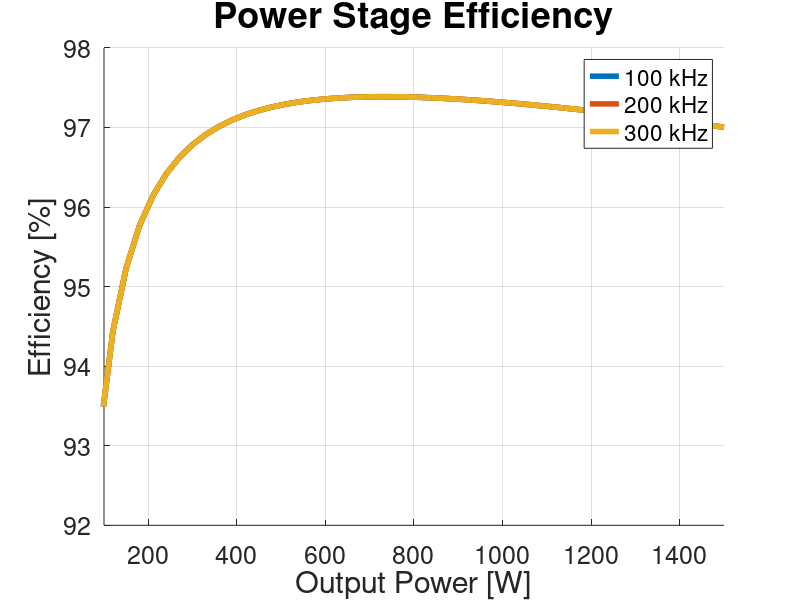
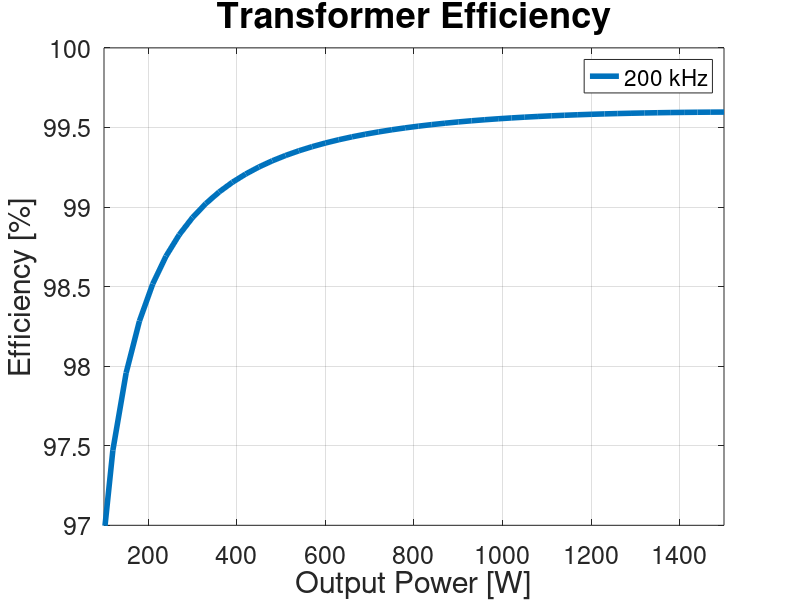

Here is the MATLAB script that generated these plots, in order:
%% Total Power Stage Power Losses Across All Output Powers
clear, close all, clc;

f_array = [200e3, 200e3, 200e3];
vo_array = [60, 60, 60];
vi_array = [130, 130, 130];


for s = 1:1:length(f_array)
%% Converter properties
fs = f_array(s); % [Hz]
Ts = 1/fs; % [s]
Vin = vi_array(s); % [V]
Vout = vo_array(s); % [V]
Iout = 25; % [A]
n_trafo = 0.5;

% For changing both output voltage and current
%D = 0.01:0.01:0.49;
%Rout = Vout/Iout; % [Ohm]
%Vout = 2*Vin*n_trafo*D; % [V]
%Iout = Vout./Rout; % [A]

% For changing only output current
D = Vout/(2*Vin*n_trafo);
Iout = 0.5:0.5:25;
Rout = Vout./Iout;

% For trafo
D_L = 2.*D;
fs_L = 2.*fs;

%% Transformer core properties
mu_0 = 1.25663706*10^-6;
mu_r_fe = 1690;
Ae = 178 * 10^-6; % [m]
le = 97 * 10^-3; % [m]
Ve = 17300 * 10^-9; % [m]

% Steinmetz
Kc = 0.009498;
alpha = 1.424;
beta = 2.383;
Ki = Kc/(2^(beta-1)*pi^(alpha-1)*(1.1044+6.8244/(alpha+1.354)));

w_foil_p = 18*10^-3; % [m]
t_foil_p = 0.15*10^-3; % [m]
w_foil_s = w_foil_p; % [m]
t_foil_s = 0.3*10^-3; % [m]
t_kapton = 0.055*10^-3; % [m]


%% Inductor core properties
% EPCOS TDK, E32/16/9, N87
% approx. 1mm airgap
AL = 145e-9;
Ae_l = 83e-6;
Ve_l = 6140e-9;
%h_window = (22.7e-3 - 9.5e-3)/2;
h_window = 6e-3;
la = 11.6e-3; 
lb = 11.6e-3;
w_bobbin = 21.9e-3-2*0.9e-3;
w = 18e-3; % foil width

%% Physical properties
T = 70; % [C]
mu_r_cu = 0.999994;
rho_cu = 1.68*10^-8*(1+0.003862*(T-20)); % [Ohm/m]

% Penetration depth
delta_w = sqrt(rho_cu/(pi*fs*mu_0*mu_r_cu)); % [m]


%% Inductor parameters
% Currents
IL_avg = Iout;
pIL = 0.2;
dIL = IL_avg*pIL;

% Capacitor capacitance
dQ = 0.5 .* dIL/2 .* 0.5.*Ts./2;
pVo = 0.01;
dVo = Vout.*pVo;
Co = dQ./dVo;

% Capacitor max ESR
ESR_max = dVo./dIL;


%%%%%%%%%%%%%%%%%%%%% Parameters %%%%%%%%%%%%%%%%%%%%%
N = 6;
L = 4.5e-6; % Measured

% Calculating currents again based on actual L
dIL = (Vin.*n_trafo-Vout)./L.*D_L.*1./(fs_L);   % new dIL
IL_rms = sqrt(IL_avg.^2 + ((dIL./2)/sqrt(3)).^2);
IC_rms = 1/sqrt(3).*dIL./2;
m = 1:N;

h_tape = 0.055e-3*2;
h = 0.4e-3;
h_free_window = h_window - (N*h+N*h_tape);
l_creepage = h_free_window + (w_bobbin - w);

%%%%%%%%%%%%%%%%%%%%% R_DC & P_DC %%%%%%%%%%%%%%%%%%%%%
for i = 1:length(h)
    k = 0;
    for j = 1:length(m)
        lw(i,j) = la*2+lb*2 + k*8*(h+h_tape);
        k = k+1;
    end
end
rho = 1.68 * 10^(-8);
A = w*h;

R_DCj = rho*lw./A;
for i = 1:length(h)
    R_DC(i,1) = sum(R_DCj(i,:));
end

P_DC = R_DC.*IL_avg.^2;

%%%%%%%%%%%%%%%%%%%%% R_AC & P_AC %%%%%%%%%%%%%%%%%%%%%
T = 50; % degrees C
rho_w = 1.68e-8*(1+0.003862*(T-20));
mu_0 = 4e-7*pi;
skindepth = sqrt(rho_w/(pi*mu_0*fs_L));
phi = h/skindepth;

for i = 1:length(m)
    FR_j(m) = phi/2 * (( sinh(phi) + sin(phi) ) / ( cosh(phi) - cos(phi) )) ...
            + phi/2 * (2 * m(i) - 1)^2 ...
            * (( sinh(phi) - sin(phi) ) / ( cosh(phi) + cos(phi) )); 
end

R_ACj = FR_j .* R_DCj;
for i= 1:length(h)
    R_AC(i,1) = sum(R_ACj(i,:));
end 

P_AC = R_AC.*IC_rms.^2;


%%%%%%%%%%%%%%%%%%%%% Intra-winding Capacitance %%%%%%%%%%%%%%%%%%%%%

k = 0;
for i = 1:(length(m)+1)
    V(:,i) = Vin*n_trafo - k.*(Vin*n_trafo-Vout)./length(m);
    k = k+1;
end

for j = 1:1:size(V,1)
    for i = 1:(length(m)-1)
        Vaj(j,i) = V(j,i+1)-V(j,i);
        Vbj(j,i) = V(j,i+2)-V(j,i+1);
    end
end

epsi_0 = 8.85419e-12;
epsi_r = 3.4;
V_tot = Vin*n_trafo;

for i = 1:1:size(V,1)
    for j = 1:(length(m)-1)
        Cdmj(i,j) = w*lw(j+1)/h_tape*(Vaj(i,j).^2+Vaj(i,j).*Vbj(i,j)+Vbj(i,j).^2);
    end
end

for i = 1:1:size(V,1)
    Cdm(i,1) = epsi_0*epsi_r/(3*V_tot^2) * sum(Cdmj(i,:));
end

P_Cdm = 0.5.*Cdm.*V_tot.^2.*fs_L;

%%%%%%%%%%%%%%%%%%%%% Leakage Inductance %%%%%%%%%%%%%%%%%%%%%
Nrow = 1;
I_tot = IL_avg;
m = 0:1:length(m);

I_enclosed = (m'*IL_avg)';
i = 1;
Lj = lw(i,1)*h./(3*Nrow*w) * (I_enclosed(1)^2);
for i = 1:length(I_enclosed)
    for j = 1:length(m)-1
        Lj(i,j) = lw(j)*h./(3*Nrow*w) .* (I_enclosed(i,j).^2 + I_enclosed(i,j).*I_enclosed(i,j+1)+I_enclosed(i,j+1).^2);
    end
end

for i = 1:length(I_enclosed)
    for j = 1:length(m)-1
        Lj_insul(i,j) = lw(j)*h./w .* (I_enclosed(i,j+1)).^2;
    end
end

for i = 1:length(I_enclosed)
    L_llk(i) = mu_0./(I_tot(i).^2).*(sum(Lj(i,:)) + sum(Lj_insul(i,:)));
end


%%%%%%%%%%%%%%%%%%%%% Core Loss %%%%%%%%%%%%%%%%%%%%%

dB = D_L.*(Vin.*n_trafo-Vout)./(N.*Ae_l.*fs_L);
Bpk = L.*(IL_avg+dIL./2)./(N.*Ae_l);

Kc_l = 0.009836;
alpha_l = 1.475;
beta_l = 2.592;

Ki_l = Kc_l/(2^(beta_l-1)*pi^(alpha_l-1)*(1.1044+6.8244/(alpha_l+1.354)));

Pv_l = Ki_l.*(dB/2).^beta_l.*fs_L.^alpha_l.*(D_L.^(1-alpha_l) + (1-(D_L))^(1-alpha_l)) .* 1000;
Pv_l = double(Pv_l);

P_core = Pv_l*Ve_l;


%%%%%%%%%%%%%%%%%%%%% Total Losses %%%%%%%%%%%%%%%%%%%%%
P_L = P_Cdm + P_DC + P_AC + P_core;


%% Transformer stackup properties
% Stackup definition, assuming none in parallel
Nrow = 1;

% Stackup for EPCOS TDK E42/21/15
stackup = [1, t_foil_p, 1, w_foil_p;
           2, t_foil_s, 0.5, w_foil_s;
           1, t_foil_p, 1, w_foil_p;
           1, t_foil_p, 1, w_foil_p;
           2, t_foil_s, 0.5, w_foil_s;
           1, t_foil_p, 1, w_foil_p;
           1, t_foil_p, 1, w_foil_p;
           2, t_foil_s, 0.5, w_foil_s;
           1, t_foil_p, 1, w_foil_p;
           1, t_foil_p, 1, w_foil_p;
           2, t_foil_s, 0.5, w_foil_s;
           1, t_foil_p, 1, w_foil_p;
           1, t_foil_p, 1, w_foil_p;
           2, t_foil_s, 0.5, w_foil_s;
           1, t_foil_p, 1, w_foil_p;];
       
% Find isolation thickness between each layer
for i = 1:1:length(stackup)
    if (stackup(i) == 1 && stackup(i+1) == 2) || (stackup(i) == 2 && stackup(i+1) == 1)
        t_iso(i) = 3*t_kapton;
    else
        t_iso(i) = 2*t_kapton;
    end
end
       
% Find length of each turn
w_bobbin_wind = 0.0174; % [m]
h_bobbin_wind = 0.0151; % [m]
ln(1) = 2*w_bobbin_wind + 2*h_bobbin_wind;
for i = 2:1:length(stackup)
    ln(i) = ln(i-1) + ((t_iso(i-1) + stackup(length(stackup)+(i-1))) * 8);
end

% Winding summation
Np = 0;
Ns = 0;
k_p = 1;
k_s = 1;
for i = 1:1:length(stackup)
    if stackup(i) == 1
        Np = Np + 1;
        ln_p(k_p) = ln(i);
        k_p = k_p + 1;
    elseif stackup(i) == 2
        Ns = Ns + 1;
        ln_s(k_s) = ln(i);
        k_s = k_s + 1;
    end
end

n_trafo = Ns/Np;

Delta_B = (D * Vin)/(Np * Ae * fs);

% Find currents of each winding in stackup
for i = 1:1:length(stackup)
    if stackup(i) == 1
        I_stackup(i) = 1;
    elseif stackup(i) == 2
        I_stackup(i) = -1/n_trafo;
    end
end


%% Transformer parameters

for i = 1:1:length(stackup) % Calculate phi from copper thickness
    phi_j(i) = stackup(length(stackup)+i)/(delta_w);
end

% Magnetizing inductance
Lm = (mu_0*mu_r_fe*Ae*Np^2)/le;
Im = (D*(1/fs)*Vin)/Lm;

Ip = Iout .* 2.*D .* n_trafo;


% DC resistances
R_DC_jp = rho_cu * ln_p / (w_foil_p*t_foil_p);
R_DC_p = sum(R_DC_jp);
R_DC_js = rho_cu * ln_s / (w_foil_s*t_foil_s);
R_DC_s = sum(R_DC_js);

% AC-to-DC resistance factor
for j = 1:1:length(phi_j)
    Fr_j(j) = phi_j(j)/2 * (( sinh(phi_j(j)) + sin(phi_j(j)) ) / ( cosh(phi_j(j)) - cos(phi_j(j)) )) ...
            + phi_j(j)/2 * (2 * stackup(length(stackup)*2+j) - 1)^2 ...
            * (( sinh(phi_j(j)) - sin(phi_j(j)) ) / ( cosh(phi_j(j)) + cos(phi_j(j)) ));
end

% Total AC resistance
k_p = 1;
k_s = 1;
for j = 1:1:length(Fr_j)
    if stackup(j) == 1
        R_AC_jp(k_p) = R_DC_jp(k_p) * Fr_j(j);
        k_p = k_p + 1;
    elseif stackup(j) == 2
        R_AC_js(k_s) = R_DC_js(k_s) * Fr_j(j);
        k_s = k_s + 1;
    end
end
R_AC_p = double(sum(R_AC_jp));
R_AC_s = double(sum(R_AC_js));


% Leakage inductance
for j = 1:1:length(Ip)
    I_enclosed(j,1) = 0;
end
for j = 1:1:length(Ip)
    for i = 2:1:length(stackup)+1  % Find enclosed current
        I_enclosed(j,i) = I_enclosed(j,i-1) + I_stackup(i-1) * Ip(j);
    end
end

for j = 1:1:length(Ip)
    for i = 1:1:length(stackup)  % Find copper inductance
        L_lkj(j,i) = (ln(i)*stackup(length(stackup)+i))/(3*Nrow*stackup(length(stackup)*3+i)) ...
                 * (I_enclosed(j,i)^2 + I_enclosed(j,i)*I_enclosed(j,i+1) + I_enclosed(j,i+1)^2);
    end
end

for j = 1:1:length(Ip)
    for i = 1:1:length(stackup)  % Find insulation inductance
        L_lkk(j,i) = ln(i)*t_iso(i)/stackup(length(stackup)*3+i) * I_enclosed(j,i+1)^2;
    end
end

for j = 1:1:length(Ip) % Calculate total leakage inductance
    L_lk(j) = double(mu_0/Ip(j)^2 * ( sum(L_lkj(j,:)) + sum(L_lkk(j,:)) )); % = Lp + Ls/n^2
end
L_lk;

L_lk = 57e-9;
% Capacitive parasitics calculated in Excel
% Capacitors do not change as function of duty cycle/output power
C_cm = 3.92359e-09;
C_dm = 1.11762e-10;
C_dm = 38e-12;


%% Transformer losses

Delta_I = dIL;
% AC resistance losses
u_s1 = 1/3.*((Iout+Delta_I./2).^2 + (Iout+Delta_I./2).*(Iout-Delta_I./2) + (Iout-Delta_I./2).^2);
u_s2 = 1/3.*(((Iout+Delta_I./2)./2).^2 + ((Iout+Delta_I./2)/2).*((Iout-Delta_I./2)/2) + ((Iout-Delta_I./2)./2).^2);
I_RMS_s = sqrt(D.*u_s1+(0.5-D).*2.*u_s2);

u1_m = 1/3*(-Im/2).^2; u2_m = 1/3*(Im/2).^2;
I_RMS_m = sqrt((D./2).*u1_m+(D./2).*u2_m+((1-D)./2).*u2_m+((1-D)./2).*u1_m);
I_RMS_p = I_RMS_s*n_trafo + I_RMS_m;

P_Rac_p = R_AC_p * I_RMS_p.^2;
P_Rac_s = R_AC_s .* I_RMS_s.^2;
P_cu = P_Rac_p + P_Rac_s;

% Core loss
Pv = Ki .* (Delta_B/2).^beta .* fs.^alpha .* (2.*D^(1-alpha)) .* 1000; % [W/m3] % For EPCOS TDK, push-pull, from Magnetic Design Tool
P_fe = Pv .* Ve;

% Inductance loss
P_llk = L_lk .* n_trafo.^2 .* (Iout + Delta_I./2).^2 .* fs;

% Capacitive loss
P_cdm = C_dm * Vin^2 * fs;

% Total transformer loss
P_trafo = P_cu + P_fe + P_llk + P_cdm;


%% Gate drive circuit
% Gate charges
Qg_p = 13.6*10^-9; Qg_s = 8*10^-9;

% Gate resistances
R_DSON_N = 0.6; R_DSON_P = 0.8;

R_on = 8.2; R_on_p = R_on + 0.4; R_on_s = R_on + 0.6;
R_off = 0; R_off_p = R_off + 0.4; R_off_s = R_off + 0.6;

% Gate driver supplies
V_DD_p = 5; GND_p = -2;
V_DD_s = 6; GND_s = -2;

% Thermal resistance
Rth_ja = 45;

P_gate_p = Qg_p * (V_DD_p - GND_p)^2 * fs * 4; P_gate_s = Qg_s * (V_DD_s - GND_s)^2 * fs * 4;

P_adum_p = P_gate_p * (0.5*(R_DSON_P/(R_on_p+R_DSON_P)) + 0.5*(R_DSON_N/(R_off_p+R_DSON_N)));
P_adum_s = P_gate_s * (0.5*(R_DSON_P/(R_on_s+R_DSON_P)) + 0.5*(R_DSON_N/(R_off_p+R_DSON_N)));

T_adum_p = Rth_ja * 2 * P_adum_p; T_adum_s = Rth_ja * 2 * P_adum_s;


%% FET losses

Vo = Vout;
Io = Iout;
Po = Vo.*Io;
Iin = Ip; 
n = n_trafo;
d = D;
deltaI_L = dIL;
Ilmax = Io+deltaI_L./2;
Ilmin = Io-deltaI_L./2;
Iswmax = Ilmax.*n;
Iswmin = Ilmin.*n;


% Primary
    IpriRMS = I_RMS_p;
    
    I_D_turnon      = n.*Ilmin-Im/2;
    I_D_turnoff     = n.*Ilmax+Im/2;
    V_DS            = Vin/2;    
    
    V_GS = V_DD_p;
    R_gext = R_on_p;
    
    % EPC2215
    %R_DSon  = 8e-3;     % typ: 6e-3 | max: 8e-3
    R_DSon = 10.8e-3; % at 81 degrees
    C_GD = 105.65e-12;
    V_TH = 1.1; % 2.5;
    C_iss_VDS = 1356e-12; % max: 1790e-12;
    R_G_on = R_gext;
    R_G_off = R_off_p + R_DSON_N;
    Q_GD = 2.1e-9;
    V_gp = 2.1;

    t_ir = R_G_on * C_iss_VDS*log((V_GS-V_TH)/(V_GS-V_gp));
    t_vf = R_G_on * C_GD * V_DS/(V_GS-V_gp);
    t_vr = R_G_off * C_GD * V_DS/V_gp;
    t_if = R_G_off * C_iss_VDS*log(V_gp/V_TH);
    
    P_sw_EPC2215  = 0.5*V_DS.*I_D_turnon*(t_ir+t_vf).*fs + 0.5*V_DS.*I_D_turnoff*(t_if+t_vr).*fs;
    P_con_EPC2215 = R_DSon * IpriRMS.^2;

    P_tot_EPC2215 = P_con_EPC2215 + P_sw_EPC2215;

    
% Secondary
    IsecRMS = I_RMS_s;

    I_D_turnon      = Ilmin/2;
    I_D_turnoff     = Ilmax/2;
    V_DS            = n.*Vin;
    
    V_GS = V_DD_s;
    R_gext = R_on_s;
    
    
    % GaN Systems: GS61008T
    %R_DSon  = 9.5e-3;   % typ: 7e-3 | max: 9.5e-3
    R_DSon  = 10.1e-3; % at 77 degrees
    C_GD = 84.965e-12;
    V_TH = 1.7; % 2.6;
    C_iss_VDS = 600e-12;
    R_G_on = R_gext;
    R_G_off = R_off_s + R_DSON_N;
    Q_GD = 1.7e-9;
    V_gp = 3.5;

    t_ir = R_G_on * C_iss_VDS*log((V_GS-V_TH)/(V_GS-V_gp));
    t_vf = R_G_on * C_GD * V_DS/(V_GS-V_gp);
    t_vr = R_G_off * C_GD * V_DS/V_gp;
    t_if = R_G_off * C_iss_VDS*log(V_gp/V_TH);

    P_sw_GS61008T    = 0.5.*V_DS.*I_D_turnon.*(t_ir+t_vf).*fs + 0.5.*V_DS.*I_D_turnoff.*(t_if+t_vr).*fs;
    P_con_GS61008T   = R_DSon * IsecRMS.^2;

    P_tot_GS61008T   = P_con_GS61008T + P_sw_GS61008T;
    
    
% Total Converter Power Loss
    P_sw = (P_sw_GS61008T + P_sw_EPC2215)*4;
    P_con = (P_con_GS61008T + P_con_EPC2215)*4;
    P_FETs = P_tot_EPC2215*4 + P_tot_GS61008T*4;

    
%% FET blocking losses
I_leak_p = 0.5e-3;
I_leak_s = 50e-6;

P_leak_p = (1-D).*I_leak_p.*Vin*4;
P_leak_s = D.*I_leak_s.*Vin.*n_trafo*4;


%% FET capacitive losses
% Primary FET charges
Q_p_Vin = 80.9*10^-9; % [C] at 130 V
Q_p_oneplusnhalfVin = 69*10^-9; % [C] at (1+n)/2 * Vin = 97.5 V
Q_p_oneminusnhalfVin = 31.6*10^-9; % [C] at (1-n)/2 * Vin = 32.5 V

% Secondary FET charges
nVin = n_trafo.*Vin; % [V]
oneminushalfnVin = (1-n_trafo)./2.*Vin; % [V]

Coss_s_nVin = 236*10^-12; % [F] at n*Vin = 65 V
Q_s_nVin = nVin .* Coss_s_nVin;

% Total losses, as calculated from "Demonstration of a Compact
% Hard-Switched 3.5 kW DCDC Converter (...)"
P_caps = fs .* Vin .* (Q_p_Vin + 2 .* n_trafo .* Q_s_nVin + n_trafo .* ...
         (Q_p_oneplusnhalfVin - Q_p_oneminusnhalfVin));

     
%% FET "body diode" conduction losses
% Note: There is no actual body diode, however the behavior can be modelled
% as a body diode.
% There is no reverse recovery in the diode.
Vgs_th = 1.7; % [V]
V_F = Vgs_th - GND_s; % Modelled forward voltage, increased due to negative gate voltage
R_D = R_DSon;

t_dead = 50*10^-9; % [s]

I_Davg = Iout*t_dead/Ts;
I_Drms = sqrt(t_dead./(24.*Ts)) .* sqrt(12.*Iout.^2 + 3.*dIL.^2 + Vout.*t_dead./L.^2 .* ...
         (4.*Vout.*t_dead - 6.*L.*dIL));

P_diodes = 4 .* (V_F .* I_Davg + R_D .* I_Drms.^2);
P_diodes = 0;

% Due to the length of our dead-time, and the ringing in the converter, we
% will not experience any conduction losses for the body diode.

%% Sense Resistor
R_sens_pri = 10e-3;
R_sens_sec = 5e-3;

P_sens_pri = ((I_RMS_p + I_RMS_m).^2 .* R_sens_pri) .* 2;
P_sens_sec = ((I_RMS_s).^2 .* R_sens_sec) .* 2;

%% Efficiency curve with total losses

Pout = Vout.*Iout;
P_tot = P_trafo + P_L + P_FETs + P_leak_p + P_leak_s + P_caps + P_sens_pri + P_sens_sec;% + P_gate_p + P_gate_s + P_diodes;

%P_diss_EPC2215 = (P_tot_EPC2215*4 + P_leak_p + P_caps/2 + P_cdm + P_llk)/4

eff(s,:) = Pout./(Pout+P_tot)*100;
end

figure(1)
hold on
for j = 1:1:length(f_array)
    plot(Pout, eff(j,:), 'LineWidth', 4)
end
xlim([100 1500])
ylim([92 98])
%ylim([80 98])

% For frequency vs. efficiency plot
% for j = 1:1:length(f_array)
%     scatter(f_array(j), eff(j,50), 'LineWidth', 4)
% end

set(gca, 'FontSize', 18)
grid on
legend('100 kHz', '200 kHz', '300 kHz')
%legend('20 V', '40 V', '60 V')
%legend('130 V', '150 V', '170 V')
title('Power Stage Efficiency', 'FontSize', 26)
xlabel('Output Power [W]', 'FontSize', 22)
ylabel('Efficiency [%]', 'FontSize', 22)

figure(2)
plot(Pout, Pout./(Pout+P_trafo)*100, 'LineWidth', 4)
xlim([100 1500])
ylim([97 100])
set(gca, 'FontSize', 18)
grid on
legend('200 kHz')
title('Transformer Efficiency', 'FontSize', 26)
xlabel('Output Power [W]', 'FontSize', 22)
ylabel('Efficiency [%]', 'FontSize', 22)
